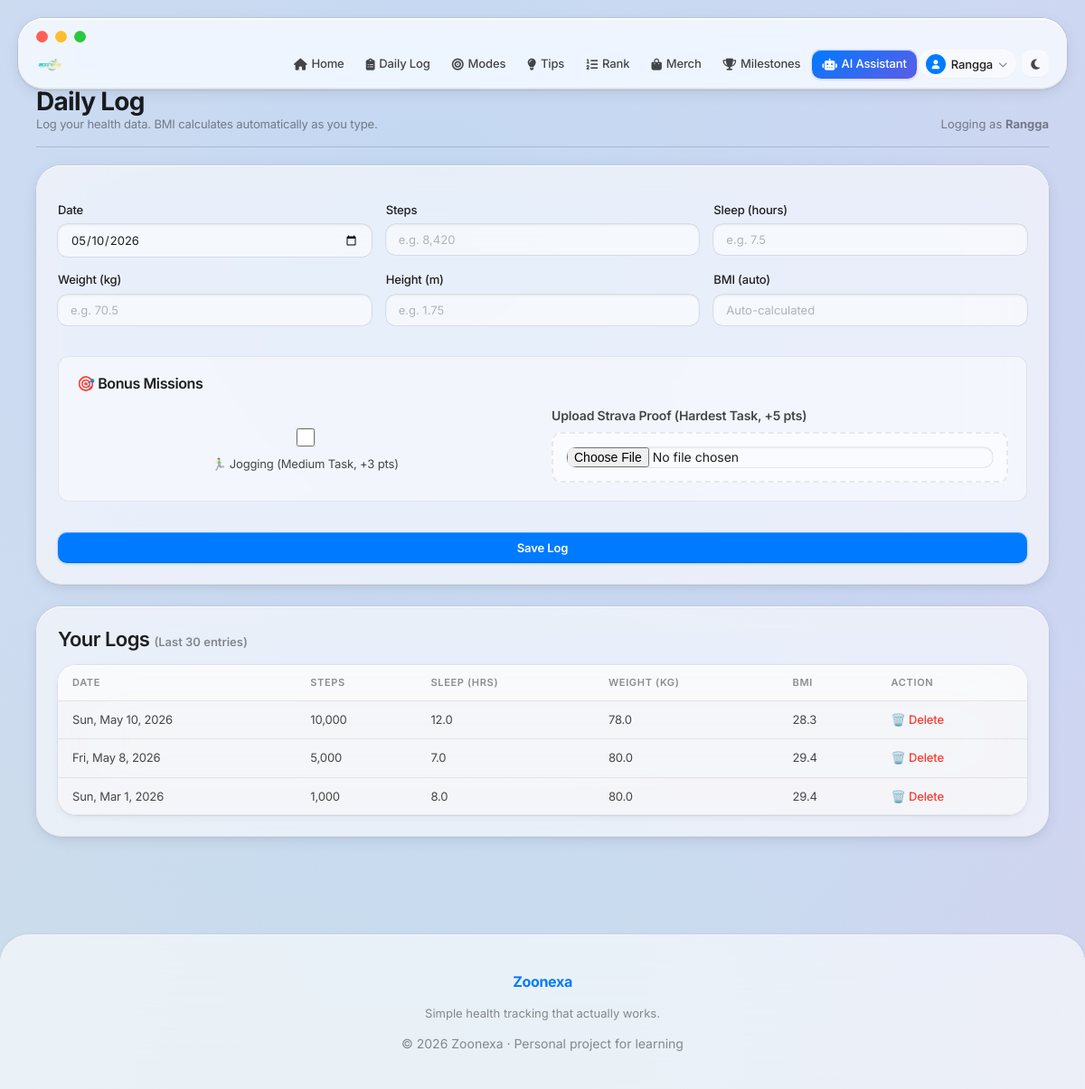
The page /health_log.php (signed in) on the database its author committed.
### tables this page shows
CREATE TABLE `health_logs` (
  `id` int(11) NOT NULL AUTO_INCREMENT,
  `user_id` int(11) NOT NULL,
  `log_date` date NOT NULL,
  `steps` int(11) DEFAULT 0,
  `sleep_hours` float DEFAULT 0,
  `weight_kg` float DEFAULT 0,
  `bmi` float DEFAULT 0,
  `created_at` timestamp NOT NULL DEFAULT current_timestamp(),
  PRIMARY KEY (`id`),
  UNIQUE KEY `unique_log_per_day` (`user_id`,`log_date`),
  CONSTRAINT `health_logs_ibfk_1` FOREIGN KEY (`user_id`) REFERENCES `users` (`id`) ON DELETE CASCADE
);

### config.php (called while the page is built, shortened)
<?php
function e($string) {
    return htmlspecialchars($string ?? '', ENT_QUOTES, 'UTF-8');
}
?>

### health_log.php (the view, shortened to what this page needs)
<?php
require 'config.php';
$user_id = $_SESSION['user_id'];
$stmt = $mysqli->prepare('
    SELECT id, log_date, steps, sleep_hours, weight_kg, bmi
    FROM health_logs
    WHERE user_id = ?
    ORDER BY log_date DESC
    LIMIT 30
');
$stmt->bind_param('i', $user_id);
$stmt->execute();
$result = $stmt->get_result();
$logs = $result->fetch_all(MYSQLI_ASSOC);
include 'header.php';
?>
<section class="page-section">
  <div class="page-header">
    <div>
      <h1>Daily Log</h1>
      <p class="muted">Log your health data. BMI calculates automatically as you type.</p>
    </div>
    <div class="muted small">
      Logging as <strong><?php echo e($_SESSION['username']); ?></strong>
    </div>
  </div>
  <div class="card big-card">
    <form method="post" class="form" id="health-form" enctype="multipart/form-data">
      <div class="form-grid">
        <label>
          Date
          <input type="date" name="log_date" id="log_date"
                 max="<?php echo date('Y-m-d'); ?>" required>
        </label>
        <label>
          Steps
          <input type="number" name="steps" id="steps"
                 min="1" max="100000" placeholder="e.g. 8,420" required>
        </label>
        <label>
          Sleep (hours)
          <input type="number" name="sleep_hours" id="sleep_hours"
                 step="0.1" min="0.1" max="24" placeholder="e.g. 7.5" required>
        </label>
        <label>
          Weight (kg)
          <input type="number" name="weight_kg" id="weight_kg"
                 step="0.1" min="1" max="500" placeholder="e.g. 70.5" required>
        </label>
        <label>
          Height (m)
          <input type="number" id="height_m"
                 step="0.01" min="0.5" max="3" placeholder="e.g. 1.75" required>
        </label>
        <label>
          BMI (auto)
          <input type="number" name="bmi" id="bmi"
                 step="0.01" readonly placeholder="Auto-calculated" required>
        </label>
      </div>
      <div style="background: var(--bg-secondary); padding: 20px; border-radius: 12px; margin-top: 20px; border: 1px solid var(--border);">
        <h3 style="margin-bottom: 16px; font-size: 16px;">🎯 Bonus Missions</h3>
        <div style="display: grid; grid-template-columns: 1fr 1fr; gap: 20px; align-items: start;">
          <div>
            <label style="display: flex; align-items: center; gap: 10px; cursor: pointer; margin: 0; padding-top: 25px;">
              <input type="checkbox" name="jogging_mission" style="width: 20px; height: 20px; border-radius: 4px; border: 1px solid var(--border); accent-color: var(--primary);">
              <span style="font-weight: normal; color: var(--text-body);">🏃‍♂️ Jogging (Medium Task, +3 pts)</span>
            </label>
          </div>
          <div>
            <span style="display: block; margin-bottom: 8px; color: var(--text-body); font-size: 14px; font-weight: 600;">Upload Strava Proof (Hardest Task, +5 pts)</span>
            <div style="border: 2px dashed var(--border); padding: 15px; border-radius: 10px; background: var(--bg-card); display: flex; align-items: center;">
              <input type="file" name="strava_proof" accept="image/*" style="width: 100%; border: none; padding: 0; background: transparent; font-size: 14px;">
            </div>
          </div>
        </div>
      </div>
      <button type="submit" style="margin-top: 20px;">Save Log</button>
    </form>
  </div>
  <div class="card" style="margin-top: 24px;">
    <h2>Your Logs <span class="muted small">(Last 30 entries)</span></h2>
    <div class="table-wrapper">
      <?php if (count($logs) === 0): ?>
        <p class="muted" style="padding: 20px 0;">No logs yet. Fill in the form above to start tracking!</p>
      <?php else: ?>
        <table class="table">
          <thead>
            <tr>
              <th>Date</th>
              <th>Steps</th>
              <th>Sleep (hrs)</th>
              <th>Weight (kg)</th>
              <th>BMI</th>
              <th>Action</th>
            </tr>
          </thead>
          <tbody>
          <?php foreach ($logs as $log): ?>
            <tr>
              <td><?php echo e(date('D, M j, Y', strtotime($log['log_date']))); ?></td>
              <td><?php echo number_format($log['steps']); ?></td>
              <td><?php echo number_format($log['sleep_hours'], 1); ?></td>
              <td><?php echo number_format($log['weight_kg'], 1); ?></td>
              <td><?php echo number_format($log['bmi'], 1); ?></td>
              <td>
                <a href="health_log.php?delete=<?php echo (int)$log['id']; ?>"
                   class="btn-delete"
                   onclick="return confirm('Are you sure you want to delete this log?');">
                  🗑️ Delete
                </a>
              </td>
            </tr>
          <?php endforeach; ?>
          </tbody>
        </table>
      <?php endif; ?>
    </div>
  </div>
</section>
<?php include 'footer.php'; ?>

### rows shown on the page
health_logs: log_date "Sun, May 10, 2026", steps "10,000", sleep_hours "12.0", weight_kg "78.0", bmi "28.3"
health_logs: log_date "Fri, May 8, 2026", steps "5,000", sleep_hours "7.0", weight_kg "80.0", bmi "29.4"
health_logs: log_date "Sun, Mar 1, 2026", steps "1,000", sleep_hours "8.0", weight_kg "80.0", bmi "29.4"

### other values the page prints
$_SESSION['username'] "Rangga"
